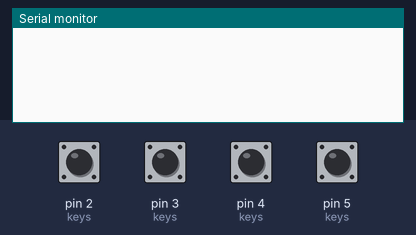
A sketch run on a simulated Arduino Uno, built with avr-gcc and run on an emulated ATmega328P. On the bench: the last lines printed to the serial monitor. Inputs (shaded band) come from the test bench; at power-on: pin 2 (keys), pin 3 (keys), pin 4 (keys), pin 5 (keys) HIGH.

Above: at 1.2 s.
1.3 s: pin 2 (keys) pulled LOW for 0.15 s
At 2.3 s:
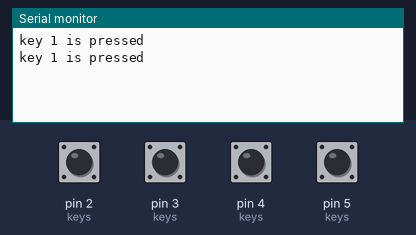
2.9 s: pin 3 (keys) pulled LOW for 0.15 s
At 3.6 s:
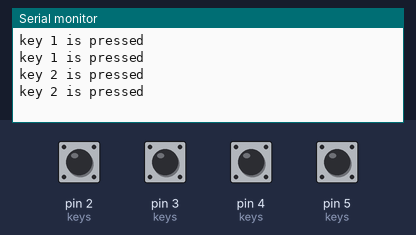
4.5 s: pin 4 (keys) pulled LOW for 0.15 s
At 5.8 s:
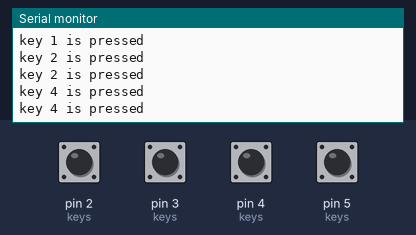
6.1 s: pin 5 (keys) pulled LOW for 0.15 s
At 7.3 s:
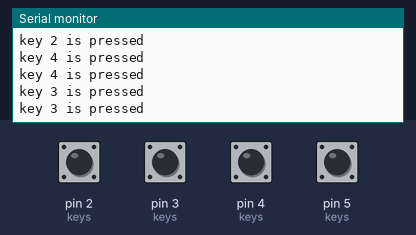
Timing chart, 0 to 8.7 s (numbered marks = the images above; inputs shaded):
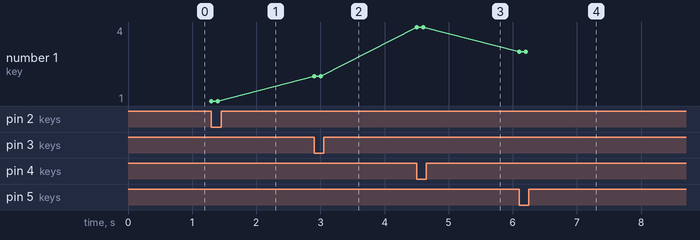

Measured:
- after the input at 1.3 s, the serial monitor: prints a new line at once (image 1)
- after the input at 2.9 s, the serial monitor: prints a new line at once (image 2)
- after the input at 4.5 s, the serial monitor: prints a new line at once (image 3)
- after the input at 6.1 s, the serial monitor: prints a new line at once (image 4)
- plotted number 1: 1 → 2 after the input at 2.9 s, 2 → 4 after the input at 4.5 s, 4 → 3 after the input at 6.1 s

The sketch:

sketch_dec10b.ino
```cpp
#define key1 2 // Connect wire 1 to pin 2
#define key2 3 // Connect wire 2 to pin 3
#define key3 5 // Connect wire 3 to pin 5
#define key4 4 // Connect wire 4 to pin 4

int keys[] = {key1, key2, key3, key4}; // Array of key pins
const int numKeys = sizeof(keys) / sizeof(keys[0]); // Number of keys

void setup() {
  Serial.begin(9600);
  // Set all keys as input with pull-up resistors
  for (int i = 0; i < numKeys; i++) {
    pinMode(keys[i], INPUT_PULLUP);
  }
}

void loop() {
  for (int i = 0; i < numKeys; i++) {
    int keyState = digitalRead(keys[i]); // Read the state of the current key
    if (!keyState) { // If the key is pressed
      Serial.print("key ");
      Serial.print(i + 1); // Key numbers start from 1
      Serial.println(" is pressed");
    }
  }
  delay(100); // Debounce delay
}
```
